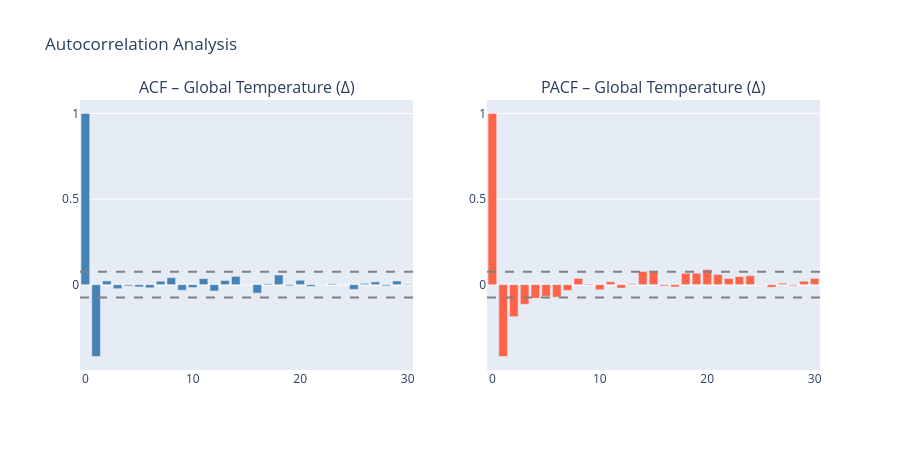

Notebook code cell kept with this figure:
### Code cell
# ACF values as bar chart (Plotly – interactive)
acf_vals  = acf(series_for_acf,  nlags=30, alpha=0.05)
pacf_vals = pacf(series_for_acf, nlags=30, alpha=0.05, method='ywm')

lags = list(range(31))
fig = make_subplots(rows=1, cols=2,
                    subplot_titles=['ACF – Global Temperature (Δ)',
                                    'PACF – Global Temperature (Δ)'])

fig.add_trace(go.Bar(x=lags, y=acf_vals[0],  name='ACF',  marker_color='steelblue'), row=1, col=1)
fig.add_trace(go.Bar(x=lags, y=pacf_vals[0], name='PACF', marker_color='tomato'),    row=1, col=2)

# 95% CI lines
ci = 1.96 / np.sqrt(len(series_for_acf))
for col_num in [1, 2]:
    fig.add_hline(y= ci, line_dash='dash', line_color='gray', row=1, col=col_num)
    fig.add_hline(y=-ci, line_dash='dash', line_color='gray', row=1, col=col_num)

fig.update_layout(height=450, title_text='Autocorrelation Analysis', showlegend=False)
fig.show()

### Figure 1 — Plotly figure (JSON) as saved in the notebook; plotly's stock layout.template omitted (floating-point values rounded to 4 significant figures)
{"data": [{"marker": {"color": "steelblue"}, "name": "ACF", "type": "bar", "x": [0, 1, 2, 3, 4, 5, 6, 7, 8, 9, 10, 11, 12, 13, 14, 15, 16, 17, 18, 19, 20, 21, 22, 23, 24, 25, 26, 27, 28, 29, 30], "xaxis": "x", "y": [1.0, -0.4196, 0.02205, -0.02354, -0.006938, -0.0129, -0.01825, 0.02016, 0.04105, -0.0326, -0.01662, 0.03538, -0.0371, 0.02455, 0.04877, -0.0006722, -0.04928, 0.00527, 0.05619, -0.006058, 0.02561, -0.009621, 0.001814, 0.005145, -0.0003042, -0.02745, 0.007134, 0.01649, -0.006748, 0.02146, 0.003255], "yaxis": "y"}, {"marker": {"color": "tomato"}, "name": "PACF", "type": "bar", "x": [0, 1, 2, 3, 4, 5, 6, 7, 8, 9, 10, 11, 12, 13, 14, 15, 16, 17, 18, 19, 20, 21, 22, 23, 24, 25, 26, 27, 28, 29, 30], "xaxis": "x2", "y": [1.0, -0.4196, -0.1869, -0.1144, -0.07877, -0.06718, -0.07314, -0.03381, 0.03685, 0.004181, -0.0295, 0.01691, -0.01951, 0.005497, 0.07702, 0.07447, -0.007234, -0.01312, 0.06659, 0.06728, 0.08871, 0.05952, 0.03587, 0.04756, 0.05255, -0.002106, -0.01482, 0.008255, -0.005587, 0.02028, 0.03686], "yaxis": "y2"}], "layout": {"annotations": [{"font": {"size": 16}, "showarrow": false, "text": "ACF – Global Temperature (Δ)", "x": 0.225, "xanchor": "center", "xref": "paper", "y": 1, "yanchor": "bottom", "yref": "paper"}, {"font": {"size": 16}, "showarrow": false, "text": "PACF – Global Temperature (Δ)", "x": 0.775, "xanchor": "center", "xref": "paper", "y": 1, "yanchor": "bottom", "yref": "paper"}], "height": 450, "shapes": [{"line": {"color": "gray", "dash": "dash"}, "type": "line", "x0": 0, "x1": 1, "xref": "x domain", "y0": 0.07516, "y1": 0.07516, "yref": "y"}, {"line": {"color": "gray", "dash": "dash"}, "type": "line", "x0": 0, "x1": 1, "xref": "x domain", "y0": -0.07516, "y1": -0.07516, "yref": "y"}, {"line": {"color": "gray", "dash": "dash"}, "type": "line", "x0": 0, "x1": 1, "xref": "x2 domain", "y0": 0.07516, "y1": 0.07516, "yref": "y2"}, {"line": {"color": "gray", "dash": "dash"}, "type": "line", "x0": 0, "x1": 1, "xref": "x2 domain", "y0": -0.07516, "y1": -0.07516, "yref": "y2"}], "showlegend": false, "title": {"text": "Autocorrelation Analysis"}, "xaxis": {"anchor": "y", "domain": [0, 0.45]}, "xaxis2": {"anchor": "y2", "domain": [0.55, 1]}, "yaxis": {"anchor": "x", "domain": [0, 1]}, "yaxis2": {"anchor": "x2", "domain": [0, 1]}}}
